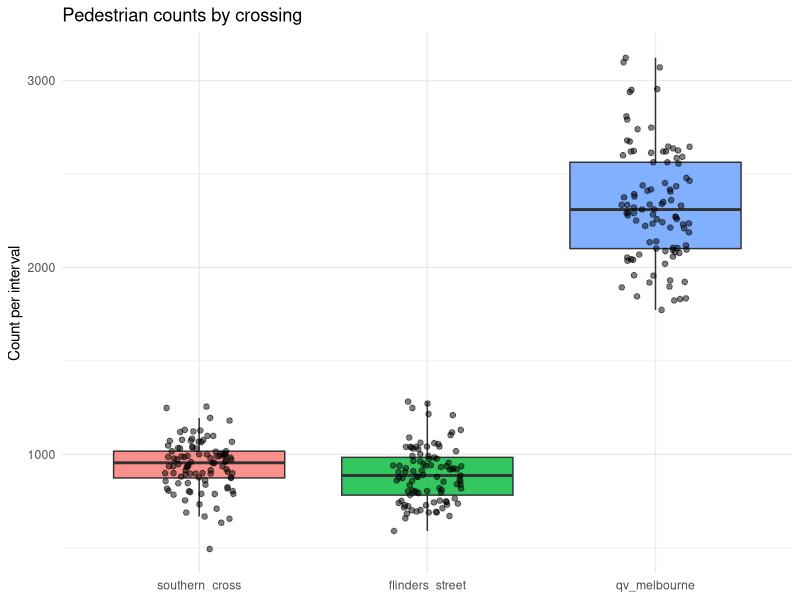
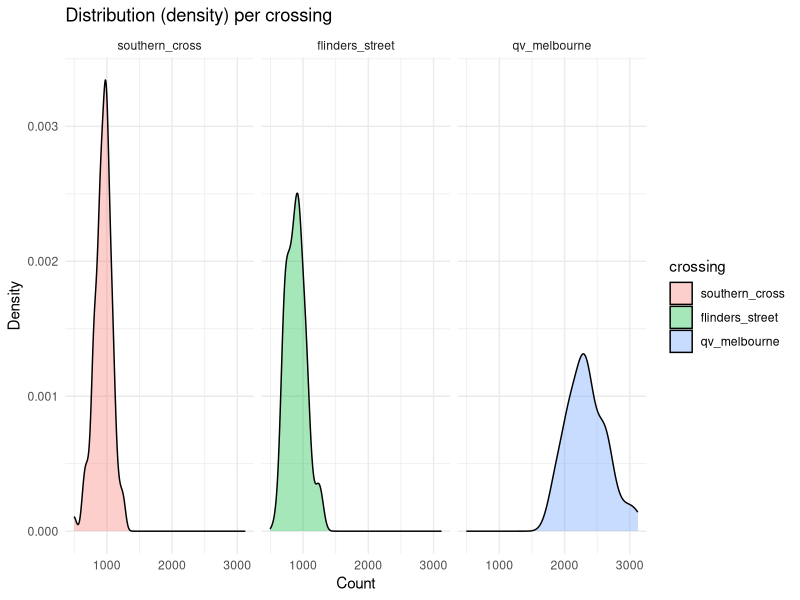
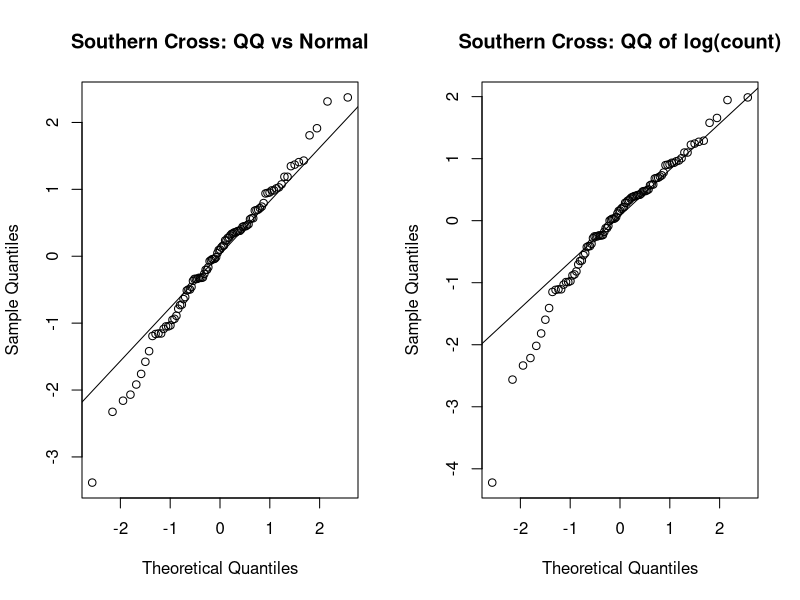
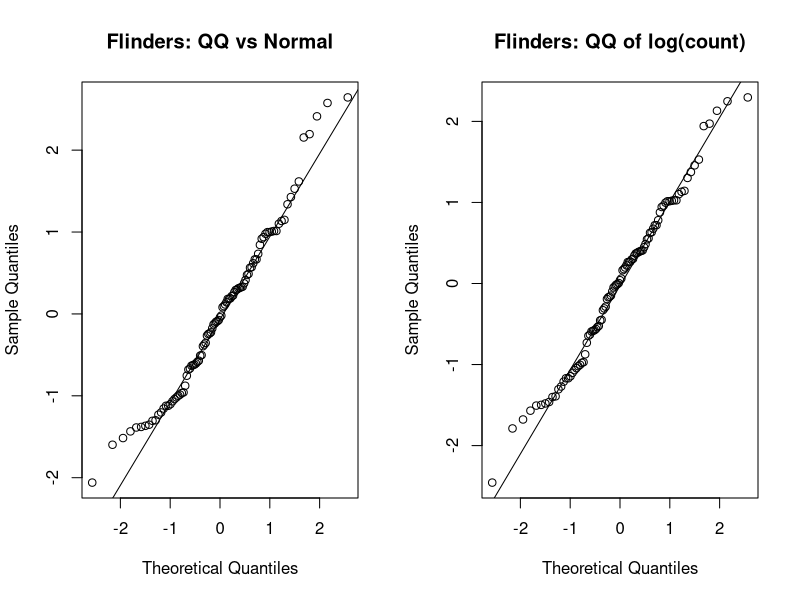
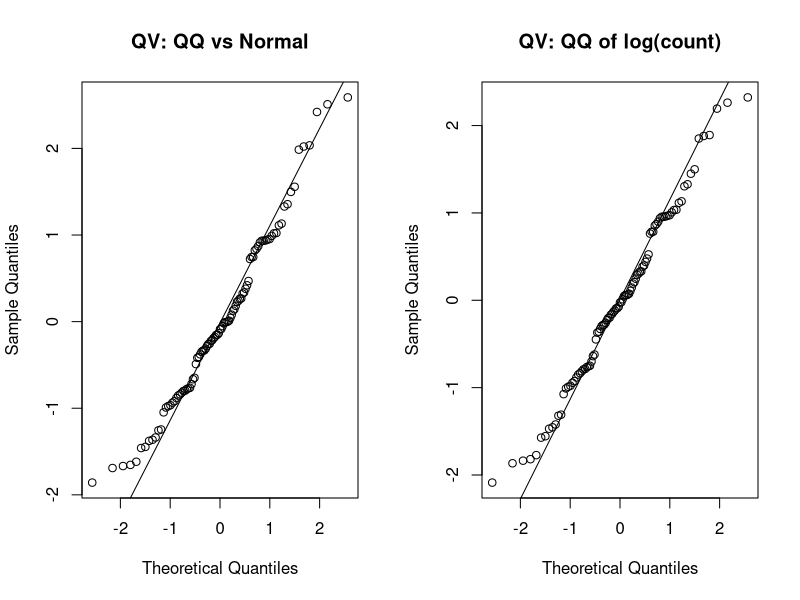

R code for these plots, in order:
## ---- chunk 1
library(tidyverse)
library(boot)
library(MASS)
## ---- chunk 2
pedestrian_df <- read.csv(here::here("data/pedestrians.csv"))
## ---- chunk 3
pedestrian_long <- pedestrian_df %>%
  mutate(obs = row_number()) %>%
  pivot_longer(-obs, names_to = "crossing", values_to = "count") %>%
  mutate(crossing = factor(crossing,
                           levels = c("southern_cross","flinders_street","qv_melbourne")))

# Box + jitter (great manager slide)
ggplot(pedestrian_long, aes(x = crossing, y = count, fill = crossing)) +
  geom_boxplot(outlier.shape = NA, alpha = 0.8) +
  geom_jitter(width = 0.15, alpha = 0.5, size = 1.6) +
  labs(title = "Pedestrian counts by crossing", x = NULL, y = "Count per interval") +
  theme_minimal() + theme(legend.position = "none")

# Density (shape of distributions)
ggplot(pedestrian_long, aes(x = count, fill = crossing)) +
  geom_density(alpha = 0.35) +
  facet_wrap(~ crossing, scales = "fixed") +
  labs(title = "Distribution (density) per crossing", x = "Count", y = "Density") +
  theme_minimal()

## ---- chunk 4
t_cis <- pedestrian_long %>%
  group_by(crossing) %>%
  summarise(
    n    = n(),
    mean = mean(count),
    sd   = sd(count),
    se   = sd / sqrt(n),
    tcrit = qt(0.975, df = n - 1),
    ci_lo_t = mean - tcrit * se,
    ci_hi_t = mean + tcrit * se,
    .groups = "drop"
  )

## ---- chunk 5

t.test(pedestrian_df$qv_melbourne, pedestrian_df$southern_cross,  paired = TRUE)  # QV - SC
t.test(pedestrian_df$qv_melbourne, pedestrian_df$flinders_street, paired = TRUE)  # QV - FL
t.test(pedestrian_df$southern_cross, pedestrian_df$flinders_street, paired = TRUE) # SC - FL

set.seed(123); B <- 5000
boot_stat_diff_paired <- function(d, idx){
  dd <- d[idx, , drop = FALSE]
  mean(dd[,1] - dd[,2])                 
}

boot_pair <- function(x, y, B = 5000, conf = 0.95){
  b  <- boot(data = cbind(x, y), statistic = boot_stat_diff_paired, R = B)
  ci <- boot.ci(b, conf = conf, type = "perc")
  tibble(
    est_diff = b$t0,
    se_boot  = sd(b$t),
    lo_perc  = unname(ci$percent[4]),
    hi_perc  = unname(ci$percent[5]))
}

paired_boot_table <- bind_rows(
  boot_pair(pedestrian_df$qv_melbourne,    pedestrian_df$southern_cross)  |> dplyr::mutate(contrast = "QV - SC"),
  boot_pair(pedestrian_df$qv_melbourne,    pedestrian_df$flinders_street) |> dplyr::mutate(contrast = "QV - FL"),
  boot_pair(pedestrian_df$southern_cross,  pedestrian_df$flinders_street) |> dplyr::mutate(contrast = "SC - FL")) |>
  relocate(contrast)
paired_boot_table
## ---- chunk 6
# Southern Cross
sc <- pedestrian_df$southern_cross
fit_sc_norm <- fitdistr(sc, "normal")
fit_sc_logn <- fitdistr(sc, "lognormal")
sc_models <- tibble::tibble(
  crossing = "southern_cross",
  model    = c("normal","lognormal"),
  logLik   = c(logLik(fit_sc_norm)[1], logLik(fit_sc_logn)[1]),
  AIC      = c(AIC(fit_sc_norm),       AIC(fit_sc_logn)),
  mean_est = c(
    unname(fit_sc_norm$estimate["mean"]),
    exp(fit_sc_logn$estimate["meanlog"] + 0.5*fit_sc_logn$estimate["sdlog"]^2)
  ),
  sd_est   = c(
    unname(fit_sc_norm$estimate["sd"]),
    sqrt((exp(fit_sc_logn$estimate["sdlog"]^2) - 1) *
         exp(2*fit_sc_logn$estimate["meanlog"] + fit_sc_logn$estimate["sdlog"]^2))
  ),
  p90 = c(qnorm(0.90, fit_sc_norm$estimate["mean"], fit_sc_norm$estimate["sd"]),
          qlnorm(0.90, fit_sc_logn$estimate["meanlog"], fit_sc_logn$estimate["sdlog"])),
  p95 = c(qnorm(0.95, fit_sc_norm$estimate["mean"], fit_sc_norm$estimate["sd"]),
          qlnorm(0.95, fit_sc_logn$estimate["meanlog"], fit_sc_logn$estimate["sdlog"]))
)

# Flinders Street
fl <- pedestrian_df$flinders_street
fit_fl_norm <- fitdistr(fl, "normal")
fit_fl_logn <- fitdistr(fl, "lognormal")
fl_models <- tibble::tibble(
  crossing = "flinders_street",
  model    = c("normal","lognormal"),
  logLik   = c(logLik(fit_fl_norm)[1], logLik(fit_fl_logn)[1]),
  AIC      = c(AIC(fit_fl_norm),       AIC(fit_fl_logn)),
  mean_est = c(
    unname(fit_fl_norm$estimate["mean"]),
    exp(fit_fl_logn$estimate["meanlog"] + 0.5*fit_fl_logn$estimate["sdlog"]^2)
  ),
  sd_est   = c(
    unname(fit_fl_norm$estimate["sd"]),
    sqrt((exp(fit_fl_logn$estimate["sdlog"]^2) - 1) *
         exp(2*fit_fl_logn$estimate["meanlog"] + fit_fl_logn$estimate["sdlog"]^2))
  ),
  p90 = c(qnorm(0.90, fit_fl_norm$estimate["mean"], fit_fl_norm$estimate["sd"]),
          qlnorm(0.90, fit_fl_logn$estimate["meanlog"], fit_fl_logn$estimate["sdlog"])),
  p95 = c(qnorm(0.95, fit_fl_norm$estimate["mean"], fit_fl_norm$estimate["sd"]),
          qlnorm(0.95, fit_fl_logn$estimate["meanlog"], fit_fl_logn$estimate["sdlog"]))
)

# QV Melbourne
qv <- pedestrian_df$qv_melbourne
fit_qv_norm <- fitdistr(qv, "normal")
fit_qv_logn <- fitdistr(qv, "lognormal")
qv_models <- tibble::tibble(
  crossing = "qv_melbourne",
  model    = c("normal","lognormal"),
  logLik   = c(logLik(fit_qv_norm)[1], logLik(fit_qv_logn)[1]),
  AIC      = c(AIC(fit_qv_norm),       AIC(fit_qv_logn)),
  mean_est = c(
    unname(fit_qv_norm$estimate["mean"]),
    exp(fit_qv_logn$estimate["meanlog"] + 0.5*fit_qv_logn$estimate["sdlog"]^2)
  ),
  sd_est   = c(
    unname(fit_qv_norm$estimate["sd"]),
    sqrt((exp(fit_qv_logn$estimate["sdlog"]^2) - 1) *
         exp(2*fit_qv_logn$estimate["meanlog"] + fit_qv_logn$estimate["sdlog"]^2))
  ),
  p90 = c(qnorm(0.90, fit_qv_norm$estimate["mean"], fit_qv_norm$estimate["sd"]),
          qlnorm(0.90, fit_qv_logn$estimate["meanlog"], fit_qv_logn$estimate["sdlog"])),
  p95 = c(qnorm(0.95, fit_qv_norm$estimate["mean"], fit_qv_norm$estimate["sd"]),
          qlnorm(0.95, fit_qv_logn$estimate["meanlog"], fit_qv_logn$estimate["sdlog"]))
)
mle_fits <- bind_rows(sc_models, fl_models, qv_models) |>
  arrange(crossing, AIC)
mle_fits
## ---- chunk 7
par(mfrow = c(1,2))

# Southern Cross
qqnorm( (sc - fit_sc_norm$estimate["mean"]) / fit_sc_norm$estimate["sd"],
        main = "Southern Cross: QQ vs Normal"); qqline((sc - mean(sc))/sd(sc))
qqnorm( (log(sc) - fit_sc_logn$estimate["meanlog"]) / fit_sc_logn$estimate["sdlog"],
        main = "Southern Cross: QQ of log(count)"); qqline( (log(sc) - mean(log(sc)))/sd(log(sc)) )

# Flinders
qqnorm( (fl - fit_fl_norm$estimate["mean"]) / fit_fl_norm$estimate["sd"],
        main = "Flinders: QQ vs Normal"); qqline((fl - mean(fl))/sd(fl))
qqnorm( (log(fl) - fit_fl_logn$estimate["meanlog"]) / fit_fl_logn$estimate["sdlog"],
        main = "Flinders: QQ of log(count)"); qqline( (log(fl) - mean(log(fl)))/sd(log(fl)) )

# QV
qqnorm( (qv - fit_qv_norm$estimate["mean"]) / fit_qv_norm$estimate["sd"],
        main = "QV: QQ vs Normal"); qqline((qv - mean(qv))/sd(qv))
qqnorm( (log(qv) - fit_qv_logn$estimate["meanlog"]) / fit_qv_logn$estimate["sdlog"],
        main = "QV: QQ of log(count)"); qqline( (log(qv) - mean(log(qv)))/sd(log(qv)) )

par(mfrow = c(1,1))
